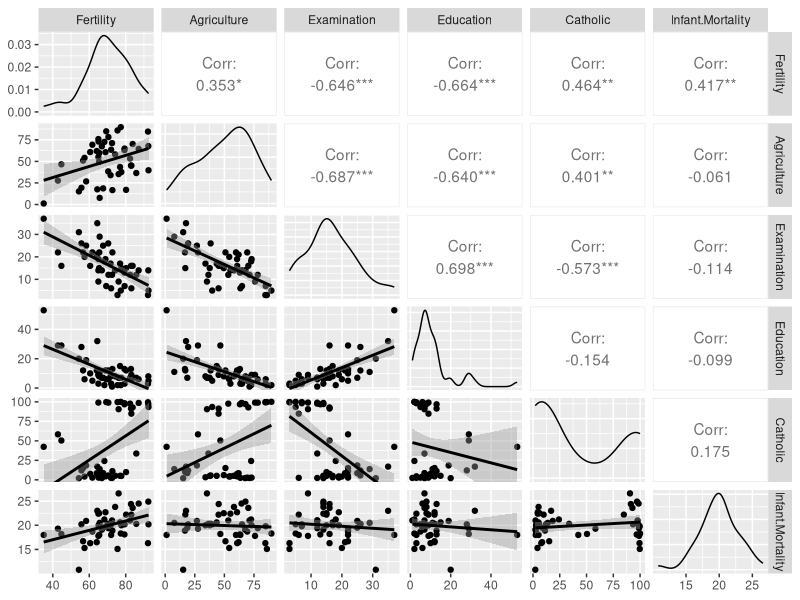
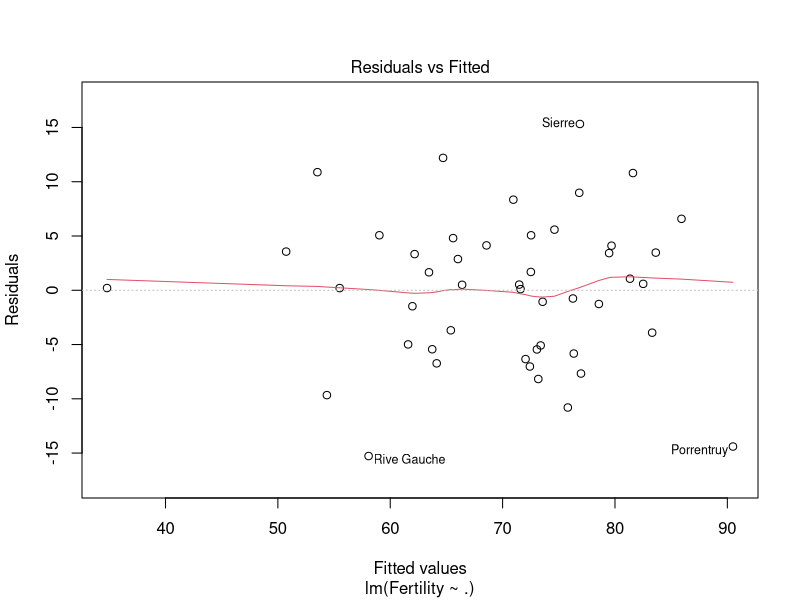
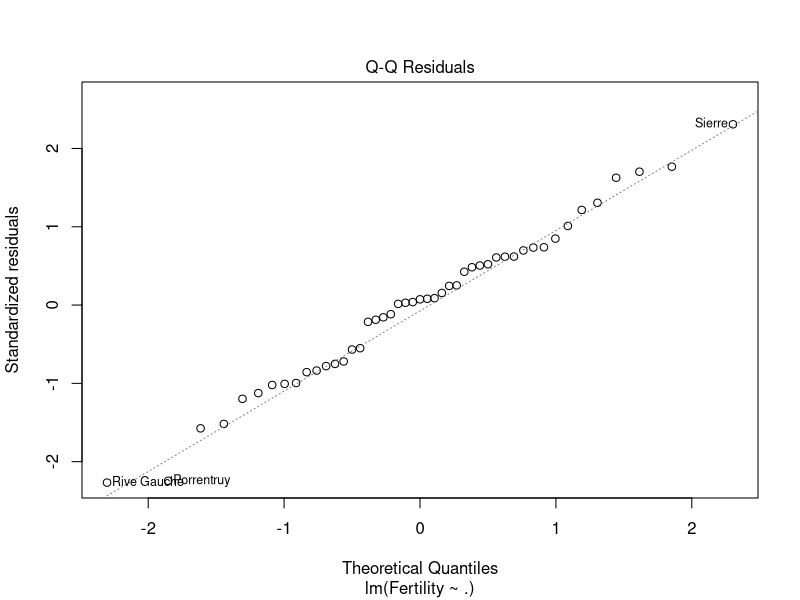
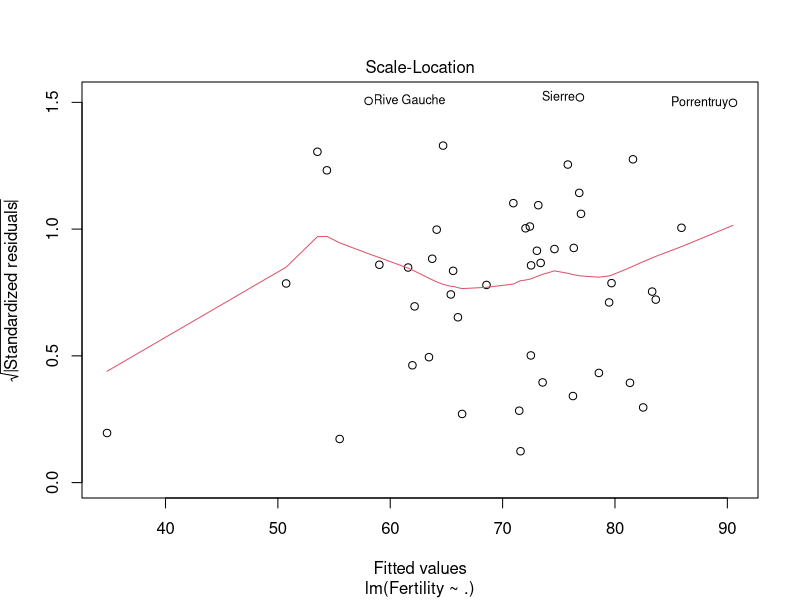
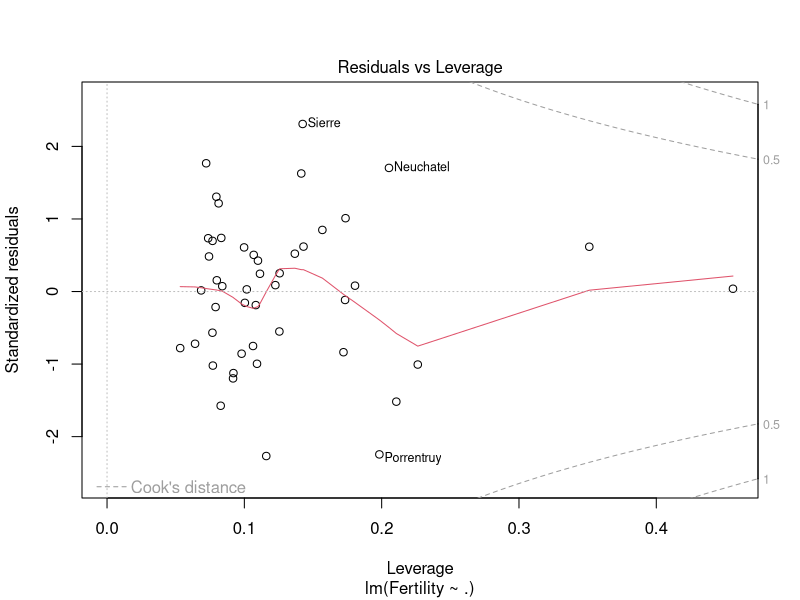
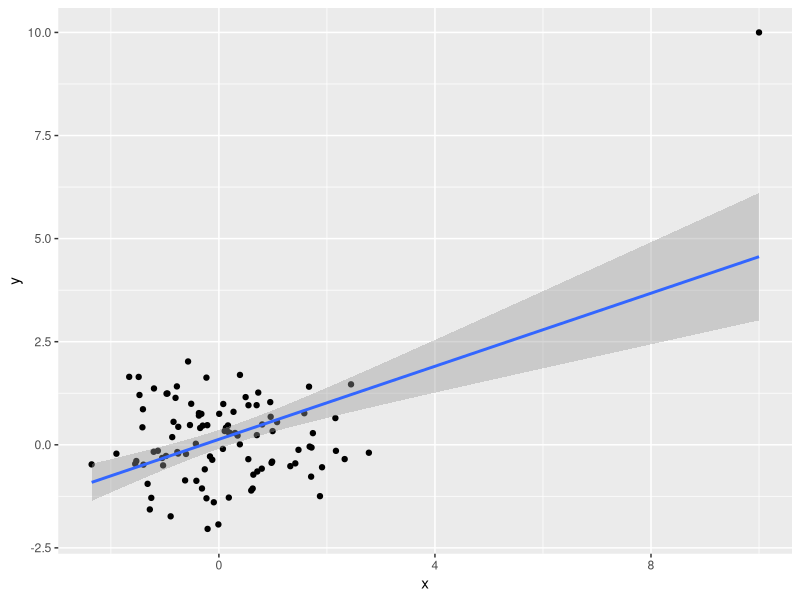
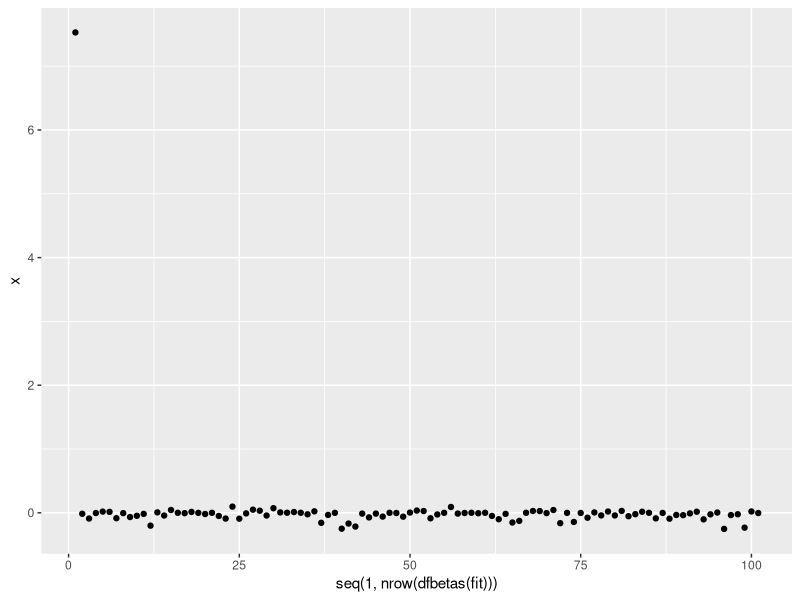
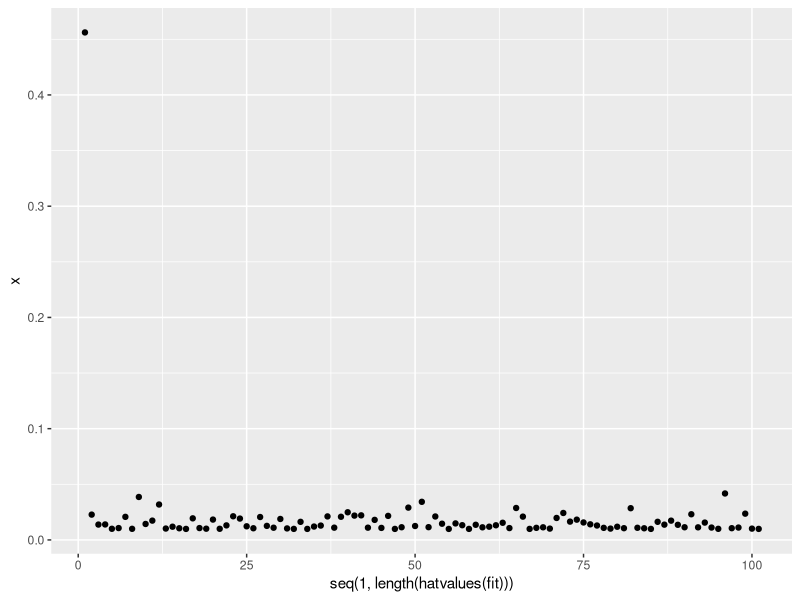

These figures' R source, in order:
# ########################################################################################
# C7W3 multiple regression
# 
# ########################################################################################

# Clear Environment
rm(list = ls())
#Close all graphs
graphics.off()

# ########################################################################################
# Libraries
# ########################################################################################

library(ggplot2)
library(GGally)
library(datasets)



###########################################################################################
# Data
###########################################################################################

#Get built in R dataset
data(swiss)



###########################################################################################
# Data cleaning
###########################################################################################



###########################################################################################
# EDA
###########################################################################################

ggpairs(swiss,lower=list(continuous="smooth"))


###########################################################################################
# Modeling
###########################################################################################

#Feritility vs Agriculture
summary(lm(Fertility~Agriculture,data=swiss))$coefficients
#Agriculture is 0.19

#Feritility vs all the rest
summary(lm(Fertility~.,data=swiss))$coefficients
#Agraciluture is -0.1721
#It changed sign compared to previous model, because other variables are now held constant
#Previous model was incomplete
#If include a variable that is combination of others then it gives back NA

#Residuals
plot(lm(Fertility~.,data=swiss))



#Residuals

#Create data
n<-100
x<-c(10,rnorm(n))
y<-c(10,rnorm(n))
ggplot(data=data.frame(x,y),aes(x,y))+
  geom_point()+
  geom_smooth(method = "lm")
#One outlier suggesting a non existant linear relationship in the data
fit<-lm(y~x)
summary(fit)

#dfbetas: change in the coeff when ith is removed
dfbetas(fit)
ggplot(data=data.frame(dfbetas(fit)),aes(y=x,x=seq(1,nrow(dfbetas(fit)))))+geom_point()
# Outlier is cleary flagged

#Hatvalues: measure of leverage normalized on [0:1]
hatvalues(fit)
ggplot(data=data.frame(x=hatvalues(fit)),aes(y=x,x=seq(1,length(hatvalues(fit)))))+geom_point()
# Outlier flagged